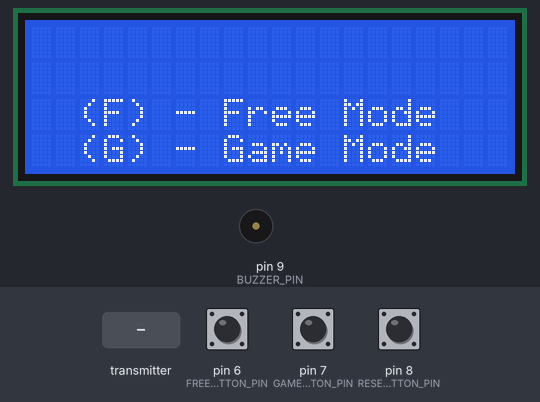
The sketch below on a simulated Arduino Uno, built with avr-gcc and run on an emulated ATmega328P. On the bench: 20×4 character LCD, buzzer (waves = sounding, pin HIGH). The test bench sets the inputs (shaded band); at power-on: pin 7 (GAME_BUTTON_PIN) HIGH, pin 8 (RESET_BUTTON_PIN) HIGH, pin 6 (FREE_BUTTON_PIN) HIGH. No radio packets arrive unless stated; what the sketch prints to the serial monitor is not drawn.

Above: at 1.2 s.
1.3 s: pin 7 (GAME_BUTTON_PIN) pulled LOW for 0.15 s
At 3.0 s:
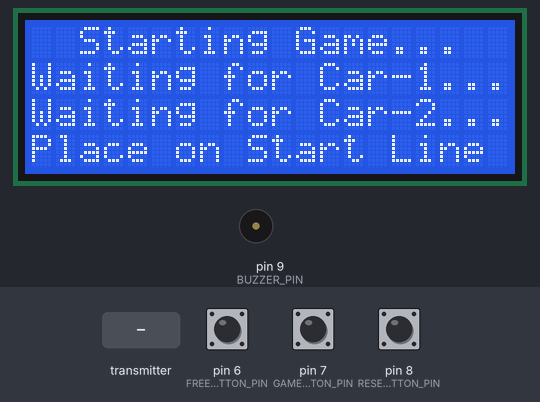
3.4 s: pin 8 (RESET_BUTTON_PIN) pulled LOW for 1 s
At 5.2 s:
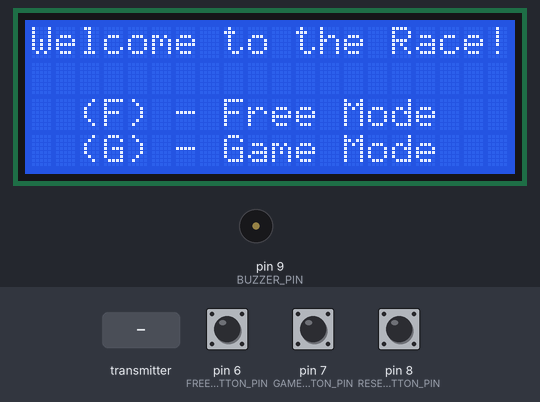
5.9 s: pin 6 (FREE_BUTTON_PIN) pulled LOW for 0.15 s
At 6.54 s:
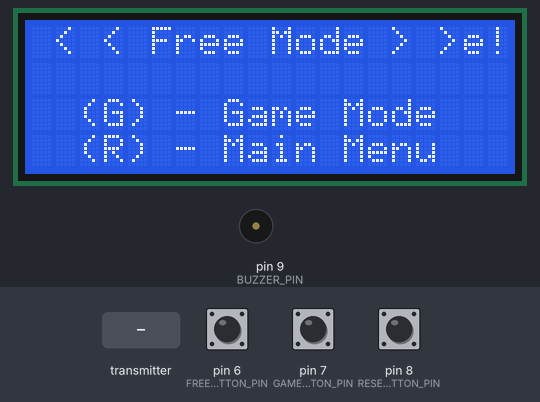
6.6 s: the transmitter starts sending msg_from_car.0 = 0
8.5 s: pin 8 (RESET_BUTTON_PIN) pulled LOW for 0.15 s
At 8.67 s:
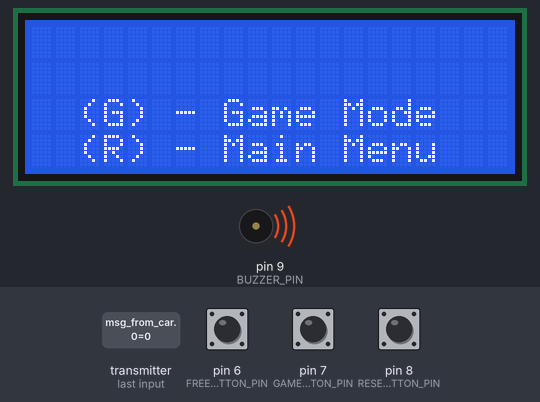
9.2 s: pin 6 (FREE_BUTTON_PIN) pulled LOW for 1 s
At 9.63 s:
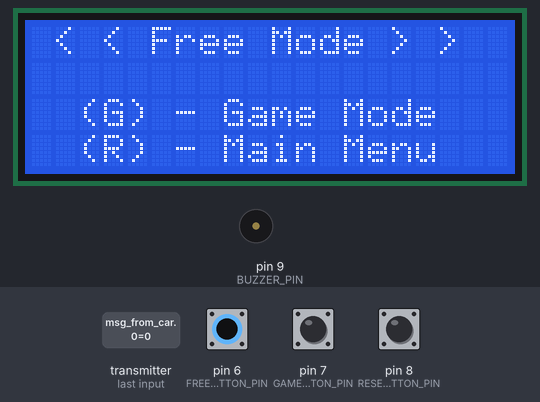
Timing chart, 0 to 11.8 s (numbered marks = the images above; inputs shaded):
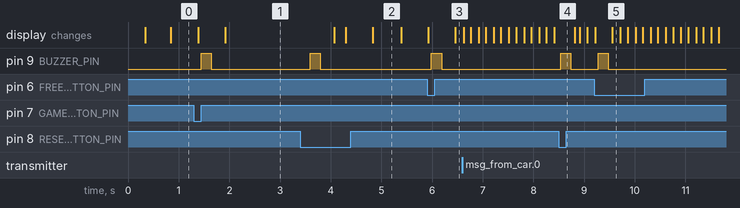

Measured:
- after the input at 1.3 s, pin 9 (BUZZER_PIN): LOW → HIGH after 0.14 s, → LOW 0.20 s later; the display: first differs from a run without the input after 0.62 s (image 1)
- after the input at 3.4 s, pin 9 (BUZZER_PIN): LOW → HIGH after 0.19 s, → LOW 0.20 s later; the display: changes after 0.67 s (image 2)
- after the input at 5.9 s, pin 9 (BUZZER_PIN): LOW → HIGH after 0.09 s, → LOW 0.20 s later; the display: first differs from a run without the input after 0.56 s (image 3)
- after the input at 8.5 s, pin 9 (BUZZER_PIN): LOW → HIGH at once, → LOW 0.20 s later
- after the input at 9.2 s, pin 9 (BUZZER_PIN): LOW → HIGH after 0.08 s, → LOW 0.20 s later
- what the display in image 2 shows lasts 0.6 s, from 4.8 s to 5.4 s

The sketch:

transmit.ino
```cpp
#include <SPI.h>
#include <nRF24L01.h>
#include <RF24.h>
#include <Time.h>
#include <Wire.h>
#include <LiquidCrystal_I2C.h>

LiquidCrystal_I2C lcd(0x3F, 20, 4);

#define START 's'
#define READY_STATE 'r'
#define FREE_MODE 'f'
#define GAME_MODE 'g'
#define OVER_STATE 'o'

#define LOCKED 'L'
#define FREE 'F'
#define OVER 'O'
#define READY 'R'
#define GAME 'G'
#define START_SEEN 'S'
#define MID_SEEN 'M'
#define END_SEEN 'E'

#define TOTAL_ROUNDS '3'

#define FREE_BUTTON_PIN 6
#define GAME_BUTTON_PIN 7
#define RESET_BUTTON_PIN 8
#define BUZZER_PIN 9

#define FREE_COMMAND (digitalRead(FREE_BUTTON_PIN) == LOW)
#define GAME_COMMAND (digitalRead(GAME_BUTTON_PIN) == LOW)
#define RESET_COMMAND (digitalRead(RESET_BUTTON_PIN) == LOW)

#define RING_BUZZER digitalWrite(BUZZER_PIN, HIGH), delay(200), digitalWrite(BUZZER_PIN, LOW)

#define CAR_READY(N) (carStateStrs[N][1] == READY && carStateStrs[N][2] == '0')
#define CAR_WON(N) (carStateStrs[N][1] == END_SEEN && carStateStrs[N][2] == TOTAL_ROUNDS)

#define WELCOME_STR "Welcome to the Race!  (F) - Free Mode (G) - Game Mode"

RF24 radio(15,16); // CE, CSN
const byte addresses[][6] = {"00001", "00002"};
char gameState = 's';
int blinker_i = 0, timer_i = 0;
char gameStateStr[3] = ".", carStateStrs[2][5] = {"...", "..."}, gameDisplay[3][25];
time_t gameStartTime = 0, carTimes[2] = {0, 0};

void setup() {
  for (int i=0; i<2; i++) {
    carStateStrs[i][0] = '0' + i;
  }
  lcd.init();
  lcd.backlight();
  Serial.begin(9600);
  radio.begin();
  radio.openWritingPipe(addresses[1]); // 00002
  radio.openReadingPipe(1, addresses[0]); // 00001
  radio.setPALevel(RF24_PA_MIN);
  radio.startListening();
  pinMode (FREE_BUTTON_PIN, INPUT);
  pinMode (GAME_BUTTON_PIN, INPUT);
  pinMode (RESET_BUTTON_PIN, INPUT);
  pinMode (BUZZER_PIN, OUTPUT);
  digitalWrite (BUZZER_PIN, LOW);
}

void loop() {

  radio.stopListening();                                    // First, stop listening so we can talk.
  gameStateStr[0] = gameState;                             // Take the time, and send it.  This will block until complete

  unsigned long start_time = micros();
  if (!radio.write( &gameStateStr, sizeof(gameStateStr) )) {
    Serial.println(F("failed"));
  }

  radio.startListening();                                    // Now, continue listening

  unsigned long started_waiting_at = micros();               // Set up a timeout period, get the current microseconds
  boolean timeout = false;                                   // Set up a variable to indicate if a response was received or not

  while ( ! radio.available() ) {                            // While nothing is received
    if (micros() - started_waiting_at > 200000 ) {           // If waited longer than 200ms, indicate timeout and exit while loop
      timeout = true;
      break;
    }
  }

  // lcd.setCursor(0,0);

  // Serial.print(gameStateStr);
  // // lcd.print(gameStateStr);
  // Serial.print(" - ");
  // // lcd.print(" - ");
  // Serial.print(minute(now()));
  // // lcd.print(minute(now()));
  // Serial.print(":");
  // // lcd.print(":");
  // Serial.print(second(now()));
  // // lcd.print(second(now()));
  // Serial.print(" (Started ");
  // // lcd.print(" (Start ");
  // Serial.print(minute(gameStartTime));
  // // lcd.print(minute(gameStartTime));
  // Serial.print(":");
  // // lcd.print(":");
  // Serial.print(second(gameStartTime));
  // // lcd.print(second(gameStartTime));
  // Serial.println(")");
  // lcd.print(")");

  if ( timeout ) {                                            // Describe the results
    Serial.println(F("Failed, response timed out."));
  } else {
    char msg_from_car[5];                             // Grab the response, compare, and send to debugging spew
    radio.read( &msg_from_car, sizeof(msg_from_car) );
    unsigned long end_time = micros();

    // Spew it
    Serial.print(F("Sent '"));
    Serial.print(gameStateStr);
    Serial.print(F("', Got response '"));
    Serial.print(msg_from_car);
    Serial.print(F("', Round-trip delay "));
    Serial.print(end_time - start_time);
    Serial.println(F(" microseconds"));

    int car_n = msg_from_car[0] - '0';
    carStateStrs[car_n][1] = msg_from_car[1];
    if (msg_from_car[2] != carStateStrs[car_n][2]) {
      carStateStrs[car_n][2] = msg_from_car[2];
      carTimes[car_n] = now();
    }
  }

  if (gameState == START) {
    lcd.setCursor(0, 0);
    blinker_i++;
    if (blinker_i < 3) lcd.print("Welcome to the Race!");
    else if (blinker_i == 3) lcd.print("                    ");
    else blinker_i = 0;
    lcd.setCursor(0, 1);
    lcd.print("                    ");
    lcd.setCursor(0, 2);
    lcd.print("  (F) - Free Mode   ");
    lcd.setCursor(0, 3);
    lcd.print("  (G) - Game Mode   ");
  } else if (gameState == FREE_MODE) {
    lcd.setCursor(0, 0);
    blinker_i++;
    if (blinker_i < 3) lcd.print(" < < Free Mode > >");
    else if (blinker_i == 3) lcd.print("                    ");
    else blinker_i = 0;
    lcd.setCursor(0, 1);
    lcd.print("                    ");
    lcd.setCursor(0, 2);
    lcd.print("  (G) - Game Mode   ");
    lcd.setCursor(0, 3);
    lcd.print("  (R) - Main Menu   ");
  } else if (gameState == READY_STATE) {
    lcd.setCursor(0, 0);
    if (timer_i <7) lcd.print("  Starting Game...  ");
    bool r0 = false, r1 = false;
    lcd.setCursor(0, 1);
    if (CAR_READY(0)) {
      r0 = true;
      if (timer_i <7) lcd.print("  Car-1 is ready!  ");
    } else lcd.print("Waiting for Car-1...");
    lcd.setCursor(0, 2);
    if (CAR_READY(1)) {
      r1 = true;
      if (timer_i <7) lcd.print("  Car-2 is ready!  ");
    } else lcd.print("Waiting for Car-2...");
    lcd.setCursor(0, 3);
    if (timer_i <7) lcd.print("Place on Start Line ");
    if (r0 && r1) {
      timer_i++;
      if (timer_i >= 7) {
        lcd.setCursor(0, 0);
        lcd.print("                    ");
        lcd.setCursor(0, 1);
        lcd.print("  Starting game in  ");
        lcd.setCursor(0, 3);
        lcd.print("                    ");
        lcd.setCursor(0, 2);
        if (timer_i < 15) lcd.print("     ... 3! ...     "), digitalWrite(BUZZER_PIN, HIGH);
        else if (timer_i < 16) digitalWrite(BUZZER_PIN, LOW);
        else if (timer_i < 20) lcd.print("   ..... 2! .....   "), digitalWrite(BUZZER_PIN, HIGH);
        else if (timer_i < 21) digitalWrite(BUZZER_PIN, LOW);
        else if (timer_i < 25) lcd.print(" ....... 1! ....... "), digitalWrite(BUZZER_PIN, HIGH);
        else if (timer_i < 26) digitalWrite(BUZZER_PIN, LOW);
        else {
          gameState = GAME_MODE;
          setTime(0);
          carTimes[0] = carTimes[1] = 0;
          timer_i = 0;
        }
      }
    } else timer_i = 0;
  } else if (gameState == GAME_MODE) {
    snprintf(gameDisplay[0], 24, "Race running! %3d:%02d", minute()+hour()*60, second());
    int i = (carStateStrs[1][2] > carStateStrs[0][2]);
    snprintf(gameDisplay[1], 24, "Car-%1d: %c laps %3d:%02d", i+1, carStateStrs[i][2], minute(carTimes[i])+hour(carTimes[i])*60, second(carTimes[i]));
    snprintf(gameDisplay[2], 24, "Car-%1d: %c laps %3d:%02d", (!i)+1, carStateStrs[!i][2], minute(carTimes[!i])+hour(carTimes[!i])*60, second(carTimes[!i]));
    lcd.setCursor(0, 0), lcd.print(gameDisplay[0]);
    lcd.setCursor(0, 1), lcd.print(gameDisplay[1]);
    lcd.setCursor(0, 2), lcd.print(gameDisplay[2]);
    lcd.setCursor(0, 3), lcd.print(" (R) - Cancel game  ");
    bool w0 = CAR_WON(0), w1 = CAR_WON(1);
    if (w0 || w1) {
      gameState = OVER_STATE;
      lcd.setCursor(0, 0), lcd.print(" < < GAME OVER! > > ");
      lcd.setCursor(0, 1);
      if (!w0) lcd.print("Car-2 wins the Race!");
      else if (!w1) lcd.print("Car-1 wins the Race!");
      else lcd.print("     Race tied!     ");
      lcd.setCursor(0, 2), lcd.print("  (F) - Free Mode   ");
      lcd.setCursor(0, 3), lcd.print("  (G) - New Game    ");
    }
  }

  if (FREE_COMMAND) {
    if (gameState == START || gameState == OVER_STATE) {
      gameState = FREE_MODE;
      RING_BUZZER;
    }
  }

  if (GAME_COMMAND) {
    if (gameState == START || gameState == OVER_STATE || gameState == FREE_MODE) {
      gameState = READY_STATE;
      RING_BUZZER;
    }
  }

  if (RESET_COMMAND) {
    if (gameState == FREE_MODE || gameState == READY_STATE) {
      gameState = START;
      RING_BUZZER;
    }
  }
  // Try again 1s later
  //delay(2000);
}
```
